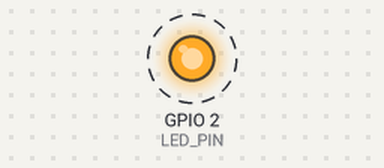
This sketch was run on a simulated ESP32. Shown: output pins drawn as LEDs (lit = HIGH). Dashed ring = blinking. What the sketch prints to the serial monitor is not drawn.

Above: at 0.5 s.
Timing chart, 0 to 4.6 s (numbered marks = the images above):
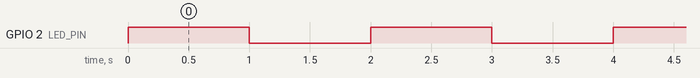

The sketch:

esp_check.ino
```cpp
#define LED_PIN 2  // Built-in LED on ESP32

void setup() {
  Serial.begin(115200);
  pinMode(LED_PIN, OUTPUT);
  Serial.println("ESP32 is working!");
}

void loop() {
  digitalWrite(LED_PIN, HIGH);
  delay(1000);
  digitalWrite(LED_PIN, LOW);
  delay(1000);
  Serial.println("ESP32 is working!");
}
```

Measured:
- by itself, GPIO 2 (LED_PIN): alternates HIGH for 1.0 s and LOW for 1.0 s
